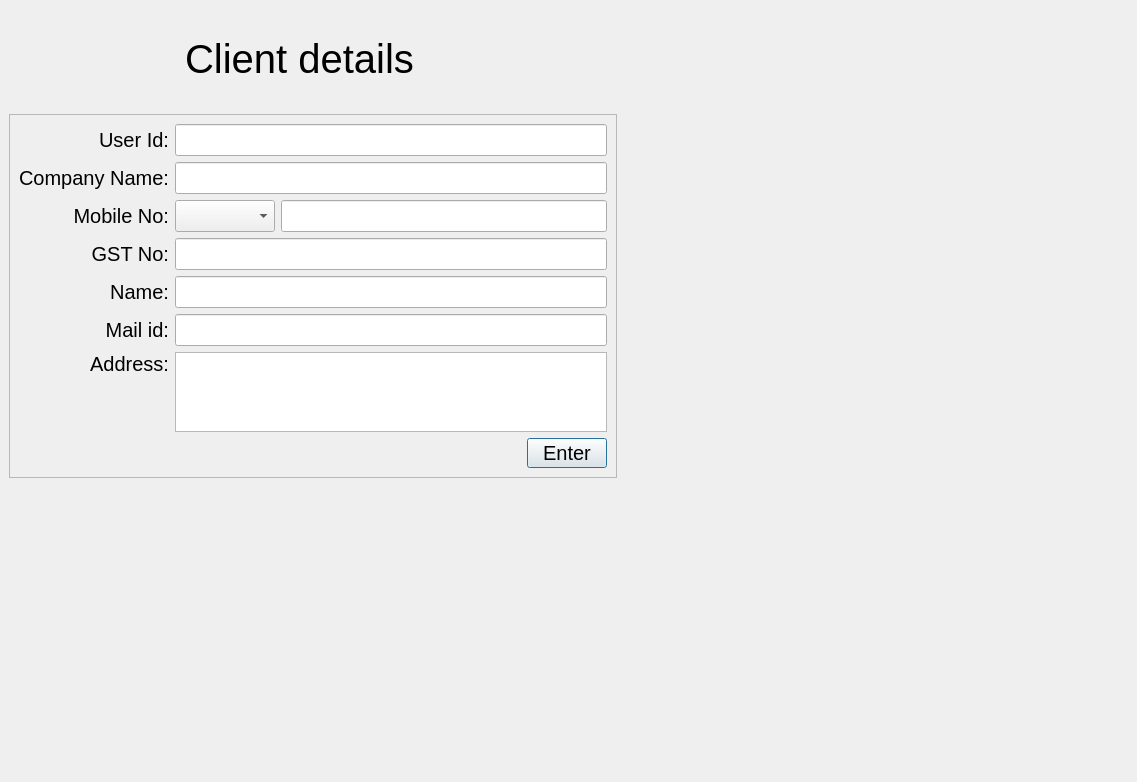
<?xml version="1.0" encoding="UTF-8"?>
<ui version="4.0">
 <class>User</class>
 <widget class="QDialog" name="User">
  <property name="geometry">
   <rect>
    <x>0</x>
    <y>0</y>
    <width>1137</width>
    <height>782</height>
   </rect>
  </property>
  <property name="windowTitle">
   <string>MainWindow</string>
  </property>
  <layout class="QGridLayout" name="gridLayout_3">
   <property name="leftMargin">
    <number>0</number>
   </property>
   <property name="topMargin">
    <number>0</number>
   </property>
   <property name="rightMargin">
    <number>0</number>
   </property>
   <property name="bottomMargin">
    <number>0</number>
   </property>
   <property name="spacing">
    <number>0</number>
   </property>
   <item row="0" column="0">
    <layout class="QVBoxLayout" name="verticalLayout">
     <item>
      <widget class="QStackedWidget" name="stackedWidget">
       <property name="sizePolicy">
        <sizepolicy hsizetype="Expanding" vsizetype="Expanding">
         <horstretch>0</horstretch>
         <verstretch>0</verstretch>
        </sizepolicy>
       </property>
       <property name="font">
        <font>
         <pointsize>15</pointsize>
        </font>
       </property>
       <property name="currentIndex">
        <number>0</number>
       </property>
       <widget class="QWidget" name="page">
        <layout class="QGridLayout" name="gridLayout_12">
         <item row="2" column="0" colspan="4">
          <widget class="QFrame" name="frame">
           <property name="frameShape">
            <enum>QFrame::Shape::StyledPanel</enum>
           </property>
           <property name="frameShadow">
            <enum>QFrame::Shadow::Raised</enum>
           </property>
           <layout class="QGridLayout" name="gridLayout_6">
            <item row="4" column="0">
             <widget class="QLabel" name="label_4">
              <property name="text">
               <string>Name:</string>
              </property>
              <property name="alignment">
               <set>Qt::AlignmentFlag::AlignRight|Qt::AlignmentFlag::AlignTrailing|Qt::AlignmentFlag::AlignVCenter</set>
              </property>
             </widget>
            </item>
            <item row="7" column="1">
             <spacer name="horizontalSpacer_11">
              <property name="orientation">
               <enum>Qt::Orientation::Horizontal</enum>
              </property>
              <property name="sizeHint" stdset="0">
               <size>
                <width>40</width>
                <height>20</height>
               </size>
              </property>
             </spacer>
            </item>
            <item row="7" column="5">
             <spacer name="horizontalSpacer_12">
              <property name="orientation">
               <enum>Qt::Orientation::Horizontal</enum>
              </property>
              <property name="sizeHint" stdset="0">
               <size>
                <width>40</width>
                <height>20</height>
               </size>
              </property>
             </spacer>
            </item>
            <item row="7" column="6">
             <spacer name="horizontalSpacer_13">
              <property name="orientation">
               <enum>Qt::Orientation::Horizontal</enum>
              </property>
              <property name="sizeHint" stdset="0">
               <size>
                <width>40</width>
                <height>20</height>
               </size>
              </property>
             </spacer>
            </item>
            <item row="6" column="0">
             <widget class="QLabel" name="label_6">
              <property name="text">
               <string>Address:</string>
              </property>
              <property name="alignment">
               <set>Qt::AlignmentFlag::AlignRight|Qt::AlignmentFlag::AlignTop|Qt::AlignmentFlag::AlignTrailing</set>
              </property>
             </widget>
            </item>
            <item row="3" column="1" colspan="7">
             <widget class="QLineEdit" name="gstnouser"/>
            </item>
            <item row="1" column="0">
             <widget class="QLabel" name="label">
              <property name="text">
               <string>Company Name:</string>
              </property>
             </widget>
            </item>
            <item row="3" column="0">
             <widget class="QLabel" name="label_3">
              <property name="text">
               <string>GST No:</string>
              </property>
              <property name="alignment">
               <set>Qt::AlignmentFlag::AlignRight|Qt::AlignmentFlag::AlignTrailing|Qt::AlignmentFlag::AlignVCenter</set>
              </property>
             </widget>
            </item>
            <item row="0" column="0">
             <widget class="QLabel" name="label_10">
              <property name="text">
               <string>User Id:</string>
              </property>
              <property name="alignment">
               <set>Qt::AlignmentFlag::AlignRight|Qt::AlignmentFlag::AlignTrailing|Qt::AlignmentFlag::AlignVCenter</set>
              </property>
             </widget>
            </item>
            <item row="7" column="7">
             <widget class="QPushButton" name="pushButton">
              <property name="maximumSize">
               <size>
                <width>100</width>
                <height>30</height>
               </size>
              </property>
              <property name="layoutDirection">
               <enum>Qt::LayoutDirection::LeftToRight</enum>
              </property>
              <property name="text">
               <string>Enter</string>
              </property>
             </widget>
            </item>
            <item row="2" column="0">
             <widget class="QLabel" name="label_2">
              <property name="text">
               <string>Mobile No:</string>
              </property>
              <property name="alignment">
               <set>Qt::AlignmentFlag::AlignRight|Qt::AlignmentFlag::AlignTrailing|Qt::AlignmentFlag::AlignVCenter</set>
              </property>
             </widget>
            </item>
            <item row="0" column="1" colspan="7">
             <widget class="QLineEdit" name="userid"/>
            </item>
            <item row="4" column="1" colspan="7">
             <widget class="QLineEdit" name="nameuser"/>
            </item>
            <item row="7" column="0">
             <spacer name="horizontalSpacer_10">
              <property name="orientation">
               <enum>Qt::Orientation::Horizontal</enum>
              </property>
              <property name="sizeHint" stdset="0">
               <size>
                <width>40</width>
                <height>20</height>
               </size>
              </property>
             </spacer>
            </item>
            <item row="5" column="1" colspan="7">
             <widget class="QLineEdit" name="mailiduser"/>
            </item>
            <item row="7" column="3">
             <spacer name="horizontalSpacer_28">
              <property name="orientation">
               <enum>Qt::Orientation::Horizontal</enum>
              </property>
              <property name="sizeHint" stdset="0">
               <size>
                <width>40</width>
                <height>20</height>
               </size>
              </property>
             </spacer>
            </item>
            <item row="1" column="1" colspan="7">
             <widget class="QLineEdit" name="companyNameuser"/>
            </item>
            <item row="6" column="1" colspan="7">
             <widget class="QTextEdit" name="addressuser">
              <property name="maximumSize">
               <size>
                <width>16777215</width>
                <height>80</height>
               </size>
              </property>
             </widget>
            </item>
            <item row="7" column="4">
             <spacer name="horizontalSpacer_26">
              <property name="orientation">
               <enum>Qt::Orientation::Horizontal</enum>
              </property>
              <property name="sizeHint" stdset="0">
               <size>
                <width>40</width>
                <height>20</height>
               </size>
              </property>
             </spacer>
            </item>
            <item row="5" column="0">
             <widget class="QLabel" name="label_5">
              <property name="layoutDirection">
               <enum>Qt::LayoutDirection::LeftToRight</enum>
              </property>
              <property name="text">
               <string>Mail id:</string>
              </property>
              <property name="alignment">
               <set>Qt::AlignmentFlag::AlignRight|Qt::AlignmentFlag::AlignTrailing|Qt::AlignmentFlag::AlignVCenter</set>
              </property>
             </widget>
            </item>
            <item row="7" column="2">
             <spacer name="horizontalSpacer_29">
              <property name="orientation">
               <enum>Qt::Orientation::Horizontal</enum>
              </property>
              <property name="sizeHint" stdset="0">
               <size>
                <width>40</width>
                <height>20</height>
               </size>
              </property>
             </spacer>
            </item>
            <item row="2" column="2" colspan="6">
             <widget class="QLineEdit" name="mobileNouser"/>
            </item>
            <item row="2" column="1">
             <widget class="QComboBox" name="mobileall"/>
            </item>
           </layout>
          </widget>
         </item>
         <item row="4" column="1">
          <spacer name="horizontalSpacer_15">
           <property name="orientation">
            <enum>Qt::Orientation::Horizontal</enum>
           </property>
           <property name="sizeHint" stdset="0">
            <size>
             <width>40</width>
             <height>20</height>
            </size>
           </property>
          </spacer>
         </item>
         <item row="4" column="3">
          <spacer name="verticalSpacer_3">
           <property name="orientation">
            <enum>Qt::Orientation::Vertical</enum>
           </property>
           <property name="sizeHint" stdset="0">
            <size>
             <width>20</width>
             <height>40</height>
            </size>
           </property>
          </spacer>
         </item>
         <item row="4" column="0">
          <spacer name="horizontalSpacer_14">
           <property name="orientation">
            <enum>Qt::Orientation::Horizontal</enum>
           </property>
           <property name="sizeHint" stdset="0">
            <size>
             <width>40</width>
             <height>20</height>
            </size>
           </property>
          </spacer>
         </item>
         <item row="0" column="3">
          <spacer name="verticalSpacer_2">
           <property name="orientation">
            <enum>Qt::Orientation::Vertical</enum>
           </property>
           <property name="sizeHint" stdset="0">
            <size>
             <width>20</width>
             <height>40</height>
            </size>
           </property>
          </spacer>
         </item>
         <item row="5" column="3">
          <spacer name="verticalSpacer">
           <property name="orientation">
            <enum>Qt::Orientation::Vertical</enum>
           </property>
           <property name="sizeHint" stdset="0">
            <size>
             <width>20</width>
             <height>40</height>
            </size>
           </property>
          </spacer>
         </item>
         <item row="0" column="5">
          <spacer name="horizontalSpacer_4">
           <property name="orientation">
            <enum>Qt::Orientation::Horizontal</enum>
           </property>
           <property name="sizeHint" stdset="0">
            <size>
             <width>40</width>
             <height>20</height>
            </size>
           </property>
          </spacer>
         </item>
         <item row="0" column="1">
          <widget class="QLabel" name="label_7">
           <property name="font">
            <font>
             <pointsize>30</pointsize>
            </font>
           </property>
           <property name="text">
            <string>Client details</string>
           </property>
          </widget>
         </item>
         <item row="3" column="3">
          <spacer name="verticalSpacer_4">
           <property name="orientation">
            <enum>Qt::Orientation::Vertical</enum>
           </property>
           <property name="sizeHint" stdset="0">
            <size>
             <width>20</width>
             <height>40</height>
            </size>
           </property>
          </spacer>
         </item>
         <item row="0" column="6">
          <spacer name="horizontalSpacer_7">
           <property name="orientation">
            <enum>Qt::Orientation::Horizontal</enum>
           </property>
           <property name="sizeHint" stdset="0">
            <size>
             <width>40</width>
             <height>20</height>
            </size>
           </property>
          </spacer>
         </item>
         <item row="0" column="4">
          <spacer name="horizontalSpacer_9">
           <property name="orientation">
            <enum>Qt::Orientation::Horizontal</enum>
           </property>
           <property name="sizeHint" stdset="0">
            <size>
             <width>40</width>
             <height>20</height>
            </size>
           </property>
          </spacer>
         </item>
         <item row="4" column="2">
          <spacer name="horizontalSpacer_16">
           <property name="orientation">
            <enum>Qt::Orientation::Horizontal</enum>
           </property>
           <property name="sizeHint" stdset="0">
            <size>
             <width>40</width>
             <height>20</height>
            </size>
           </property>
          </spacer>
         </item>
        </layout>
       </widget>
       <widget class="QWidget" name="mainPage">
        <layout class="QGridLayout" name="gridLayout_2">
         <item row="1" column="13" colspan="2">
          <widget class="QLabel" name="label_slneNo">
           <property name="text">
            <string/>
           </property>
          </widget>
         </item>
         <item row="11" column="0">
          <spacer name="verticalSpacer_18">
           <property name="orientation">
            <enum>Qt::Orientation::Vertical</enum>
           </property>
           <property name="sizeHint" stdset="0">
            <size>
             <width>1</width>
             <height>1</height>
            </size>
           </property>
          </spacer>
         </item>
         <item row="18" column="5">
          <spacer name="horizontalSpacer_18">
           <property name="orientation">
            <enum>Qt::Orientation::Horizontal</enum>
           </property>
           <property name="sizeHint" stdset="0">
            <size>
             <width>1</width>
             <height>1</height>
            </size>
           </property>
          </spacer>
         </item>
         <item row="0" column="0">
          <spacer name="verticalSpacer_5">
           <property name="orientation">
            <enum>Qt::Orientation::Vertical</enum>
           </property>
           <property name="sizeHint" stdset="0">
            <size>
             <width>1</width>
             <height>1</height>
            </size>
           </property>
          </spacer>
         </item>
         <item row="1" column="1" colspan="3">
          <widget class="QLabel" name="designNo">
           <property name="text">
            <string/>
           </property>
           <property name="wordWrap">
            <bool>true</bool>
           </property>
          </widget>
         </item>
         <item row="18" column="1">
          <widget class="QPushButton" name="previousImage">
           <property name="sizePolicy">
            <sizepolicy hsizetype="Minimum" vsizetype="Fixed">
             <horstretch>3</horstretch>
             <verstretch>0</verstretch>
            </sizepolicy>
           </property>
           <property name="text">
            <string>prev</string>
           </property>
          </widget>
         </item>
         <item row="16" column="0">
          <spacer name="verticalSpacer_11">
           <property name="orientation">
            <enum>Qt::Orientation::Vertical</enum>
           </property>
           <property name="sizeHint" stdset="0">
            <size>
             <width>1</width>
             <height>1</height>
            </size>
           </property>
          </spacer>
         </item>
         <item row="18" column="4">
          <spacer name="horizontalSpacer_19">
           <property name="orientation">
            <enum>Qt::Orientation::Horizontal</enum>
           </property>
           <property name="sizeHint" stdset="0">
            <size>
             <width>1</width>
             <height>1</height>
            </size>
           </property>
          </spacer>
         </item>
         <item row="8" column="13" colspan="2">
          <widget class="QFrame" name="frame_4">
           <property name="frameShape">
            <enum>QFrame::Shape::HLine</enum>
           </property>
           <property name="frameShadow">
            <enum>QFrame::Shadow::Raised</enum>
           </property>
           <property name="lineWidth">
            <number>10</number>
           </property>
           <property name="midLineWidth">
            <number>10</number>
           </property>
          </widget>
         </item>
         <item row="18" column="14">
          <widget class="QPushButton" name="make_pdf_Mainpage">
           <property name="sizePolicy">
            <sizepolicy hsizetype="Minimum" vsizetype="Fixed">
             <horstretch>4</horstretch>
             <verstretch>0</verstretch>
            </sizepolicy>
           </property>
           <property name="text">
            <string>Show detail</string>
           </property>
          </widget>
         </item>
         <item row="1" column="0">
          <spacer name="verticalSpacer_6">
           <property name="orientation">
            <enum>Qt::Orientation::Vertical</enum>
           </property>
           <property name="sizeHint" stdset="0">
            <size>
             <width>1</width>
             <height>1</height>
            </size>
           </property>
          </spacer>
         </item>
         <item row="18" column="12">
          <spacer name="horizontalSpacer_21">
           <property name="orientation">
            <enum>Qt::Orientation::Horizontal</enum>
           </property>
           <property name="sizeHint" stdset="0">
            <size>
             <width>40</width>
             <height>20</height>
            </size>
           </property>
          </spacer>
         </item>
         <item row="18" column="11">
          <spacer name="horizontalSpacer_3">
           <property name="orientation">
            <enum>Qt::Orientation::Horizontal</enum>
           </property>
           <property name="sizeHint" stdset="0">
            <size>
             <width>1</width>
             <height>1</height>
            </size>
           </property>
          </spacer>
         </item>
         <item row="17" column="0">
          <spacer name="verticalSpacer_12">
           <property name="orientation">
            <enum>Qt::Orientation::Vertical</enum>
           </property>
           <property name="sizeHint" stdset="0">
            <size>
             <width>1</width>
             <height>1</height>
            </size>
           </property>
          </spacer>
         </item>
         <item row="18" column="3">
          <spacer name="horizontalSpacer_20">
           <property name="orientation">
            <enum>Qt::Orientation::Horizontal</enum>
           </property>
           <property name="sizeHint" stdset="0">
            <size>
             <width>1</width>
             <height>1</height>
            </size>
           </property>
          </spacer>
         </item>
         <item row="18" column="0">
          <spacer name="verticalSpacer_13">
           <property name="orientation">
            <enum>Qt::Orientation::Vertical</enum>
           </property>
           <property name="sizeHint" stdset="0">
            <size>
             <width>1</width>
             <height>1</height>
            </size>
           </property>
          </spacer>
         </item>
         <item row="12" column="0">
          <spacer name="verticalSpacer_19">
           <property name="orientation">
            <enum>Qt::Orientation::Vertical</enum>
           </property>
           <property name="sizeHint" stdset="0">
            <size>
             <width>1</width>
             <height>1</height>
            </size>
           </property>
          </spacer>
         </item>
         <item row="15" column="0">
          <spacer name="verticalSpacer_10">
           <property name="orientation">
            <enum>Qt::Orientation::Vertical</enum>
           </property>
           <property name="sizeHint" stdset="0">
            <size>
             <width>1</width>
             <height>1</height>
            </size>
           </property>
          </spacer>
         </item>
         <item row="18" column="2">
          <spacer name="horizontalSpacer">
           <property name="orientation">
            <enum>Qt::Orientation::Horizontal</enum>
           </property>
           <property name="sizeHint" stdset="0">
            <size>
             <width>1</width>
             <height>1</height>
            </size>
           </property>
          </spacer>
         </item>
         <item row="18" column="7">
          <spacer name="horizontalSpacer_8">
           <property name="orientation">
            <enum>Qt::Orientation::Horizontal</enum>
           </property>
           <property name="sizeHint" stdset="0">
            <size>
             <width>1</width>
             <height>1</height>
            </size>
           </property>
          </spacer>
         </item>
         <item row="3" column="13" colspan="2">
          <widget class="QFrame" name="frame_2">
           <property name="styleSheet">
            <string notr="true">QFrame { color: rgb(0, 0, 0 ); }</string>
           </property>
           <property name="frameShape">
            <enum>QFrame::Shape::HLine</enum>
           </property>
           <property name="frameShadow">
            <enum>QFrame::Shadow::Raised</enum>
           </property>
           <property name="lineWidth">
            <number>10</number>
           </property>
           <property name="midLineWidth">
            <number>10</number>
           </property>
          </widget>
         </item>
         <item row="6" column="0">
          <spacer name="verticalSpacer_14">
           <property name="orientation">
            <enum>Qt::Orientation::Vertical</enum>
           </property>
           <property name="sizeHint" stdset="0">
            <size>
             <width>1</width>
             <height>1</height>
            </size>
           </property>
          </spacer>
         </item>
         <item row="10" column="0">
          <spacer name="verticalSpacer_17">
           <property name="orientation">
            <enum>Qt::Orientation::Vertical</enum>
           </property>
           <property name="sizeHint" stdset="0">
            <size>
             <width>1</width>
             <height>1</height>
            </size>
           </property>
          </spacer>
         </item>
         <item row="0" column="14">
          <widget class="QPushButton" name="cartMainpage">
           <property name="text">
            <string>cart</string>
           </property>
          </widget>
         </item>
         <item row="13" column="0">
          <spacer name="verticalSpacer_8">
           <property name="orientation">
            <enum>Qt::Orientation::Vertical</enum>
           </property>
           <property name="sizeHint" stdset="0">
            <size>
             <width>1</width>
             <height>1</height>
            </size>
           </property>
          </spacer>
         </item>
         <item row="18" column="6">
          <spacer name="horizontalSpacer_17">
           <property name="orientation">
            <enum>Qt::Orientation::Horizontal</enum>
           </property>
           <property name="sizeHint" stdset="0">
            <size>
             <width>1</width>
             <height>1</height>
            </size>
           </property>
          </spacer>
         </item>
         <item row="18" column="8">
          <spacer name="horizontalSpacer_6">
           <property name="orientation">
            <enum>Qt::Orientation::Horizontal</enum>
           </property>
           <property name="sizeHint" stdset="0">
            <size>
             <width>1</width>
             <height>1</height>
            </size>
           </property>
          </spacer>
         </item>
         <item row="5" column="13" colspan="2">
          <widget class="QFrame" name="frame_3">
           <property name="frameShape">
            <enum>QFrame::Shape::HLine</enum>
           </property>
           <property name="frameShadow">
            <enum>QFrame::Shadow::Raised</enum>
           </property>
           <property name="lineWidth">
            <number>10</number>
           </property>
           <property name="midLineWidth">
            <number>10</number>
           </property>
          </widget>
         </item>
         <item row="6" column="13" rowspan="2" colspan="2">
          <widget class="QLabel" name="diamond_detail">
           <property name="text">
            <string/>
           </property>
          </widget>
         </item>
         <item row="18" column="10">
          <spacer name="horizontalSpacer_2">
           <property name="orientation">
            <enum>Qt::Orientation::Horizontal</enum>
           </property>
           <property name="sizeHint" stdset="0">
            <size>
             <width>1</width>
             <height>1</height>
            </size>
           </property>
          </spacer>
         </item>
         <item row="17" column="1" colspan="5">
          <widget class="QLabel" name="companyName">
           <property name="text">
            <string/>
           </property>
          </widget>
         </item>
         <item row="17" column="14">
          <widget class="QPushButton" name="selectButton">
           <property name="text">
            <string>select</string>
           </property>
          </widget>
         </item>
         <item row="18" column="9">
          <spacer name="horizontalSpacer_5">
           <property name="orientation">
            <enum>Qt::Orientation::Horizontal</enum>
           </property>
           <property name="sizeHint" stdset="0">
            <size>
             <width>1</width>
             <height>1</height>
            </size>
           </property>
          </spacer>
         </item>
         <item row="9" column="13" rowspan="2" colspan="2">
          <widget class="QLabel" name="stone_detail">
           <property name="text">
            <string/>
           </property>
          </widget>
         </item>
         <item row="7" column="0">
          <spacer name="verticalSpacer_15">
           <property name="orientation">
            <enum>Qt::Orientation::Vertical</enum>
           </property>
           <property name="sizeHint" stdset="0">
            <size>
             <width>1</width>
             <height>1</height>
            </size>
           </property>
          </spacer>
         </item>
         <item row="14" column="0">
          <spacer name="verticalSpacer_9">
           <property name="orientation">
            <enum>Qt::Orientation::Vertical</enum>
           </property>
           <property name="sizeHint" stdset="0">
            <size>
             <width>1</width>
             <height>1</height>
            </size>
           </property>
          </spacer>
         </item>
         <item row="17" column="13">
          <widget class="QSpinBox" name="itemSelectionSpinBox"/>
         </item>
         <item row="9" column="0">
          <spacer name="verticalSpacer_16">
           <property name="orientation">
            <enum>Qt::Orientation::Vertical</enum>
           </property>
           <property name="sizeHint" stdset="0">
            <size>
             <width>1</width>
             <height>1</height>
            </size>
           </property>
          </spacer>
         </item>
         <item row="4" column="0">
          <spacer name="verticalSpacer_7">
           <property name="orientation">
            <enum>Qt::Orientation::Vertical</enum>
           </property>
           <property name="sizeHint" stdset="0">
            <size>
             <width>1</width>
             <height>1</height>
            </size>
           </property>
          </spacer>
         </item>
         <item row="0" column="13">
          <widget class="QPushButton" name="pushButton_2">
           <property name="text">
            <string>search</string>
           </property>
          </widget>
         </item>
         <item row="2" column="1" rowspan="15" colspan="12">
          <widget class="QLabel" name="image_viewUser">
           <property name="sizePolicy">
            <sizepolicy hsizetype="Expanding" vsizetype="Expanding">
             <horstretch>25</horstretch>
             <verstretch>0</verstretch>
            </sizepolicy>
           </property>
           <property name="text">
            <string/>
           </property>
           <property name="alignment">
            <set>Qt::AlignmentFlag::AlignCenter</set>
           </property>
          </widget>
         </item>
         <item row="18" column="13">
          <widget class="QPushButton" name="nextImage">
           <property name="sizePolicy">
            <sizepolicy hsizetype="Minimum" vsizetype="Fixed">
             <horstretch>3</horstretch>
             <verstretch>0</verstretch>
            </sizepolicy>
           </property>
           <property name="text">
            <string>next</string>
           </property>
          </widget>
         </item>
         <item row="4" column="13" colspan="2">
          <widget class="QLabel" name="goldWeight">
           <property name="text">
            <string/>
           </property>
          </widget>
         </item>
         <item row="0" column="1">
          <widget class="QPushButton" name="newItem_Mainpage">
           <property name="text">
            <string>New Item</string>
           </property>
          </widget>
         </item>
         <item row="0" column="2">
          <widget class="QComboBox" name="filterMainpage">
           <property name="sizePolicy">
            <sizepolicy hsizetype="Preferred" vsizetype="Fixed">
             <horstretch>1</horstretch>
             <verstretch>0</verstretch>
            </sizepolicy>
           </property>
           <item>
            <property name="text">
             <string>Gold KTs</string>
            </property>
           </item>
          </widget>
         </item>
         <item row="0" column="3">
          <widget class="QComboBox" name="goldCombobox">
           <item>
            <property name="text">
             <string>22</string>
            </property>
           </item>
           <item>
            <property name="text">
             <string>20</string>
            </property>
           </item>
           <item>
            <property name="text">
             <string>18</string>
            </property>
           </item>
           <item>
            <property name="text">
             <string>14</string>
            </property>
           </item>
           <item>
            <property name="text">
             <string>10</string>
            </property>
           </item>
          </widget>
         </item>
         <item row="0" column="4" colspan="9">
          <widget class="QLineEdit" name="searchbarMainpage">
           <property name="sizePolicy">
            <sizepolicy hsizetype="Expanding" vsizetype="Fixed">
             <horstretch>5</horstretch>
             <verstretch>0</verstretch>
            </sizepolicy>
           </property>
          </widget>
         </item>
        </layout>
       </widget>
       <widget class="QWidget" name="cart">
        <layout class="QGridLayout" name="gridLayout_11">
         <item row="2" column="5">
          <widget class="QPushButton" name="pushButton_4">
           <property name="text">
            <string>clear</string>
           </property>
          </widget>
         </item>
         <item row="2" column="2">
          <spacer name="horizontalSpacer_23">
           <property name="orientation">
            <enum>Qt::Orientation::Horizontal</enum>
           </property>
           <property name="sizeHint" stdset="0">
            <size>
             <width>40</width>
             <height>20</height>
            </size>
           </property>
          </spacer>
         </item>
         <item row="0" column="1" colspan="2">
          <widget class="QLabel" name="label_8">
           <property name="text">
            <string>shopping cart</string>
           </property>
          </widget>
         </item>
         <item row="1" column="1" colspan="3">
          <widget class="QScrollArea" name="scrollArea">
           <property name="widgetResizable">
            <bool>true</bool>
           </property>
           <widget class="QWidget" name="scrollAreaWidgetContents">
            <property name="geometry">
             <rect>
              <x>0</x>
              <y>0</y>
              <width>16</width>
              <height>16</height>
             </rect>
            </property>
           </widget>
          </widget>
         </item>
         <item row="2" column="4">
          <spacer name="horizontalSpacer_22">
           <property name="orientation">
            <enum>Qt::Orientation::Horizontal</enum>
           </property>
           <property name="sizeHint" stdset="0">
            <size>
             <width>40</width>
             <height>20</height>
            </size>
           </property>
          </spacer>
         </item>
         <item row="0" column="4">
          <widget class="QLabel" name="label_9">
           <property name="text">
            <string>order summery</string>
           </property>
          </widget>
         </item>
         <item row="2" column="1">
          <widget class="QPushButton" name="backMainpage">
           <property name="font">
            <font>
             <pointsize>15</pointsize>
            </font>
           </property>
           <property name="text">
            <string>Back</string>
           </property>
          </widget>
         </item>
         <item row="2" column="3">
          <spacer name="horizontalSpacer_24">
           <property name="orientation">
            <enum>Qt::Orientation::Horizontal</enum>
           </property>
           <property name="sizeHint" stdset="0">
            <size>
             <width>40</width>
             <height>20</height>
            </size>
           </property>
          </spacer>
         </item>
         <item row="1" column="0">
          <spacer name="verticalSpacer_20">
           <property name="orientation">
            <enum>Qt::Orientation::Vertical</enum>
           </property>
           <property name="sizeHint" stdset="0">
            <size>
             <width>0</width>
             <height>0</height>
            </size>
           </property>
          </spacer>
         </item>
         <item row="2" column="6">
          <widget class="QPushButton" name="makePdfButton">
           <property name="text">
            <string>Make Pdf</string>
           </property>
          </widget>
         </item>
         <item row="1" column="4" colspan="3">
          <layout class="QGridLayout" name="gridLayout">
           <item row="1" column="2">
            <spacer name="verticalSpacer_24">
             <property name="orientation">
              <enum>Qt::Orientation::Vertical</enum>
             </property>
             <property name="sizeHint" stdset="0">
              <size>
               <width>0</width>
               <height>0</height>
              </size>
             </property>
            </spacer>
           </item>
           <item row="0" column="0" colspan="2">
            <widget class="QLabel" name="goldFinaldetail">
             <property name="text">
              <string>TextLabel</string>
             </property>
            </widget>
           </item>
           <item row="0" column="2">
            <spacer name="verticalSpacer_21">
             <property name="orientation">
              <enum>Qt::Orientation::Vertical</enum>
             </property>
             <property name="sizeHint" stdset="0">
              <size>
               <width>0</width>
               <height>0</height>
              </size>
             </property>
            </spacer>
           </item>
           <item row="5" column="0">
            <spacer name="horizontalSpacer_25">
             <property name="orientation">
              <enum>Qt::Orientation::Horizontal</enum>
             </property>
             <property name="sizeHint" stdset="0">
              <size>
               <width>0</width>
               <height>0</height>
              </size>
             </property>
            </spacer>
           </item>
           <item row="5" column="1">
            <spacer name="horizontalSpacer_27">
             <property name="orientation">
              <enum>Qt::Orientation::Horizontal</enum>
             </property>
             <property name="sizeHint" stdset="0">
              <size>
               <width>0</width>
               <height>0</height>
              </size>
             </property>
            </spacer>
           </item>
           <item row="3" column="2">
            <spacer name="verticalSpacer_23">
             <property name="orientation">
              <enum>Qt::Orientation::Vertical</enum>
             </property>
             <property name="sizeHint" stdset="0">
              <size>
               <width>0</width>
               <height>0</height>
              </size>
             </property>
            </spacer>
           </item>
           <item row="4" column="2">
            <spacer name="verticalSpacer_22">
             <property name="orientation">
              <enum>Qt::Orientation::Vertical</enum>
             </property>
             <property name="sizeHint" stdset="0">
              <size>
               <width>0</width>
               <height>0</height>
              </size>
             </property>
            </spacer>
           </item>
           <item row="2" column="2">
            <spacer name="verticalSpacer_25">
             <property name="orientation">
              <enum>Qt::Orientation::Vertical</enum>
             </property>
             <property name="sizeHint" stdset="0">
              <size>
               <width>0</width>
               <height>0</height>
              </size>
             </property>
            </spacer>
           </item>
           <item row="1" column="0" rowspan="2" colspan="2">
            <widget class="QTableWidget" name="diamondFinaldetail"/>
           </item>
           <item row="3" column="0" rowspan="2" colspan="2">
            <widget class="QTableWidget" name="stoneFinaldetail"/>
           </item>
          </layout>
         </item>
        </layout>
       </widget>
      </widget>
     </item>
    </layout>
   </item>
  </layout>
 </widget>
 <resources/>
 <connections/>
</ui>
